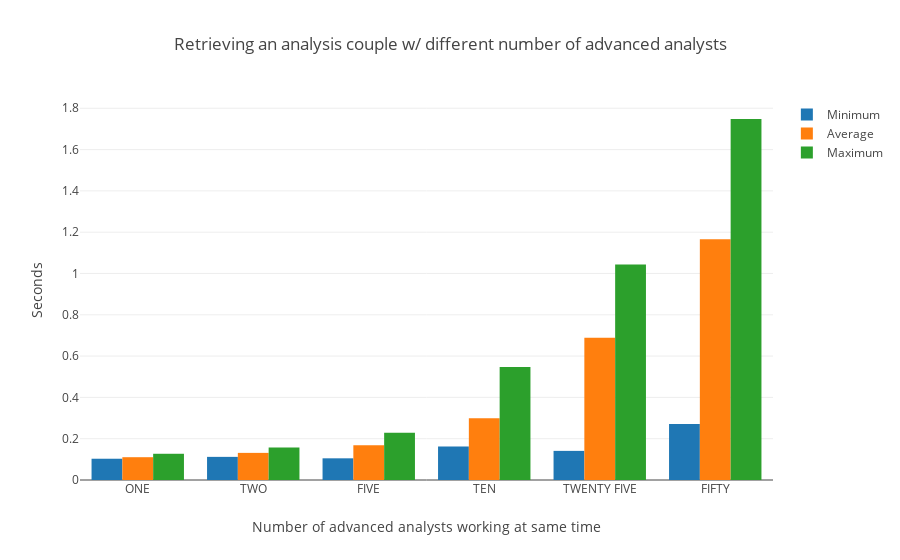

Notebook cell for this chart:
### Markdown cell above
#### Get analysis couple times (minimum, average & maximum)

### Code cell
trace1 = go.Bar(
    x=num_analysts,
    y=min_get_ana,
    name='Minimum'
)
trace2 = go.Bar(
    x=num_analysts,
    y=avg_get_ana,
    name='Average'
)
trace3 = go.Bar(
    x=num_analysts,
    y=max_get_ana,
    name='Maximum'
)
data = [trace1, trace2, trace3]
layout = go.Layout(
    barmode='group',
    title='Retrieving an analysis couple w/ different number of advanced analysts',
    xaxis=dict(title=dict(text="Number of advanced analysts working at same time")),
    yaxis=dict(title=dict(text="Seconds"))
)

fig = go.Figure(data=data, layout=layout)
plotly.offline.iplot(fig, filename='grouped-bar')

### Figure 1 — Plotly figure (JSON) as saved in the notebook; plotly's stock layout.template omitted (floating-point values rounded to 4 significant figures)
{"data": [{"name": "Minimum", "type": "bar", "uid": "247a7f3d-6ef1-4ec5-8d18-9a72ed8fd133", "x": ["ONE", "TWO", "FIVE", "TEN", "TWENTY FIVE", "FIFTY"], "y": [0.103, 0.112, 0.105, 0.162, 0.141, 0.271]}, {"name": "Average", "type": "bar", "uid": "34fe72a9-8c51-4831-b178-808ee41b4f6f", "x": ["ONE", "TWO", "FIVE", "TEN", "TWENTY FIVE", "FIFTY"], "y": [0.1104, 0.1313, 0.1688, 0.2994, 0.6883, 1.166]}, {"name": "Maximum", "type": "bar", "uid": "2f1e67c9-a6d0-4838-9c71-537b14b5b986", "x": ["ONE", "TWO", "FIVE", "TEN", "TWENTY FIVE", "FIFTY"], "y": [0.127, 0.157, 0.229, 0.547, 1.044, 1.748]}], "layout": {"barmode": "group", "title": {"text": "Retrieving an analysis couple w/ different number of advanced analysts"}, "xaxis": {"title": {"text": "Number of advanced analysts working at same time"}}, "yaxis": {"title": {"text": "Seconds"}}}}
